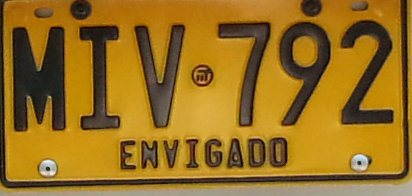
#> input picture images/placa_p.jpg, 412 x 196 px
$ python class_7_p3.py
#> lines starting #> are read from the running program, lines starting #| are printed output that depends on the picture; after the words box and inside, x2 and y2 are one past the last pixel; in counts of white or black regions, pixels touching at a corner belong together
# -*- coding: utf-8 -*-
"""
Created on Thu Aug 22 17:45:46 2019

@author: luisf
"""


# =============================================================================
# DIP CLASS 7
#
#P3: #analyzing the number plate
#
# =============================================================================

import cv2
import os
import numpy as np
import matplotlib.pyplot as plt
root = os.path.abspath(os.getcwd()) + '/images'

#loading the number plate and converting to gray scale
plate = cv2.imread(root + '/placa_p.jpg')
#> plate is the input picture: shape (196, 412, 3); mean B, G, R 31.7, 110.8, 149.7
plateg = cv2.cvtColor(plate, cv2.COLOR_BGR2GRAY)
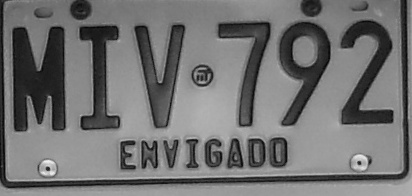
#> plateg: shape (196, 412); min 4, max 239, mean 113.5

#applying threshold
plateg[plateg>115] = 255
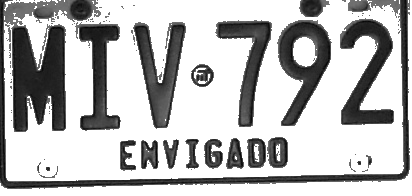
#> plateg: shape (196, 412); min 4, max 255, mean 184.9
plateg[plateg<255] = 0
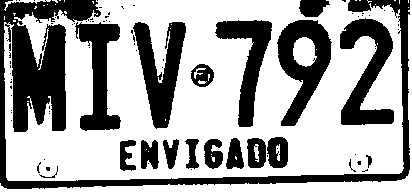
#> plateg: shape (196, 412); 64.3% white; 83 black regions (64 under 20 px), largest, box (x1, y1, x2, y2) and area: (0, 0, 410, 189) 11561, (277, 20, 332, 126) 2870, (340, 18, 394, 125) 2833

#inverting so the text is bright and the background black
plateg = 255 - plateg
#summing the values of the rows for each columnleaving only rows with the sums
sump = np.sum(plateg, axis=1)
#> sump = 196 values, max 92565 at index 181, min 0 at index 189, mean 37460.3

#we can observe where the text lies. the last spike is the bottom border
#because is acontinous line along the columns
fig,  ax = plt.subplots(2,1)
ax[0].imshow(plateg)
ax[1].plot(sump)
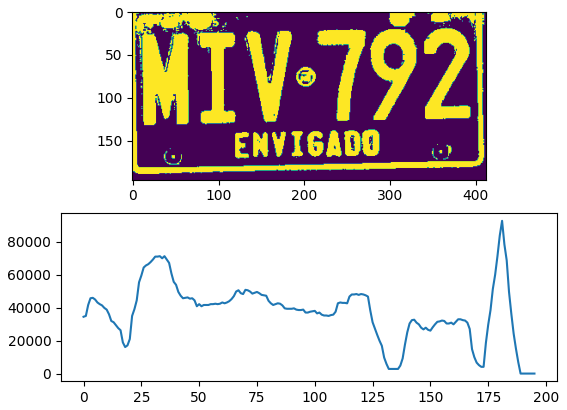
#> figure drawn by matplotlib, 2 panels; panel 2: curve peaks at x = 181, y = 92565

$ run again, with images/GitS.jpg copied over images/placa_p.jpg
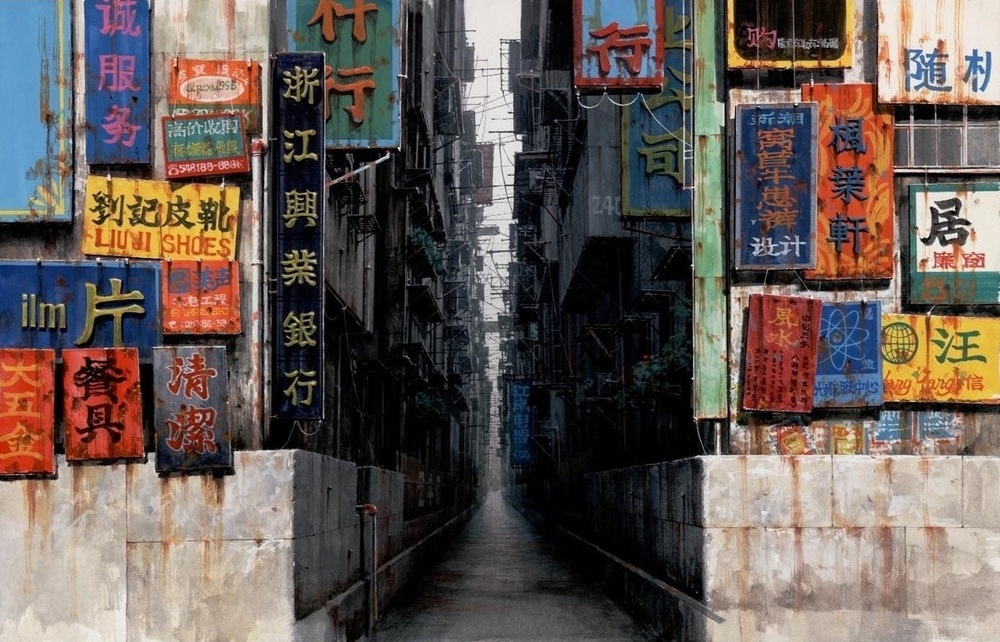
#> input picture images/GitS.jpg, 1000 x 642 px, shrunk from 1385 x 889 before the run
#> plate is the input picture: shape (642, 1000, 3); mean B, G, R 86.3, 91.1, 101.8
#> `plateg[plateg<255] = 0`:
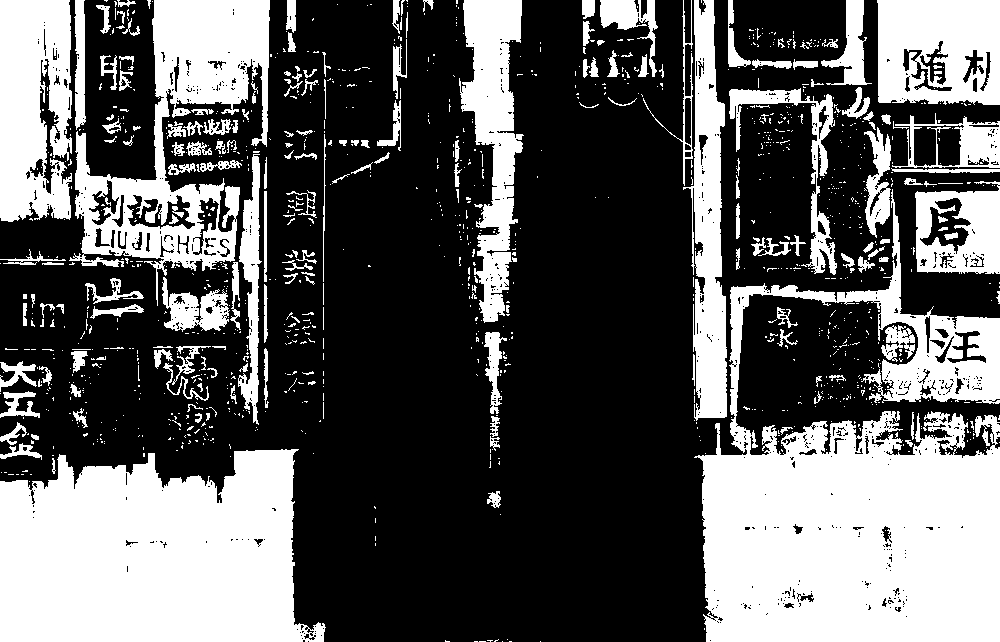
#> plateg: shape (642, 1000); 36.6% white; 1204 white regions (1007 under 20 px), largest, box (x1, y1, x2, y2) and area: (694, 189, 1000, 642) 71785, (0, 449, 326, 642) 50822, (69, 0, 270, 306) 21974
#> sump = 642 values, max 237915 at index 406, min 92055 at index 641, mean 161608.4
#> `ax[1].plot(sump)`:
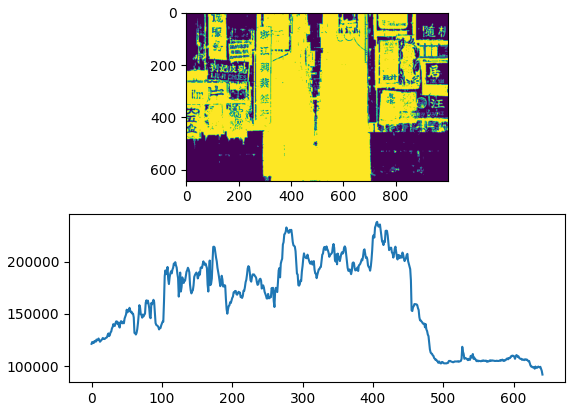
#> figure drawn by matplotlib, 2 panels; panel 2: curve peaks at x = 406, y = 237915

$ run again, with images/cafe.JPG copied over images/placa_p.jpg
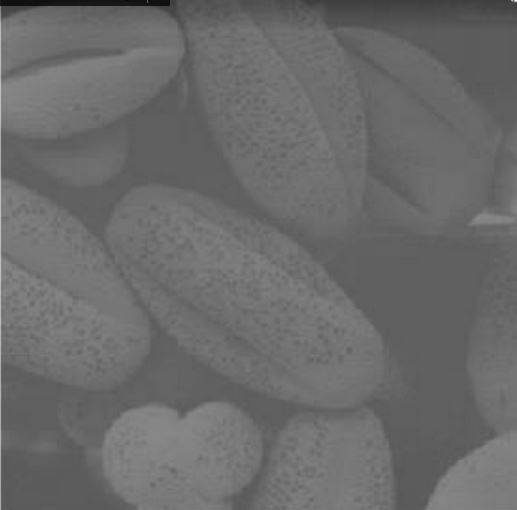
#> input picture images/cafe.JPG, 517 x 510 px
#> plate is the input picture: shape (510, 517, 3); min 5, max 255, mean 106.7
#> `plateg[plateg<255] = 0`:
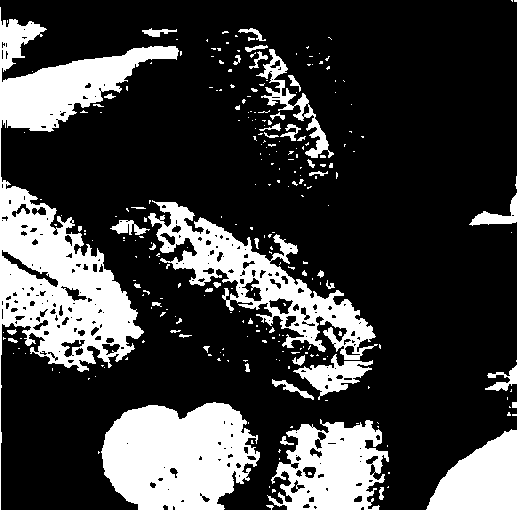
#> plateg: shape (510, 517); 24.3% white; 272 white regions (224 under 20 px), largest, box (x1, y1, x2, y2) and area: (0, 7, 179, 510) 22547, (101, 402, 260, 510) 12982, (148, 200, 378, 360) 9643
#> sump = 510 values, max 131835 at index 2, min 53040 at index 479, mean 99757
#> `ax[1].plot(sump)`:
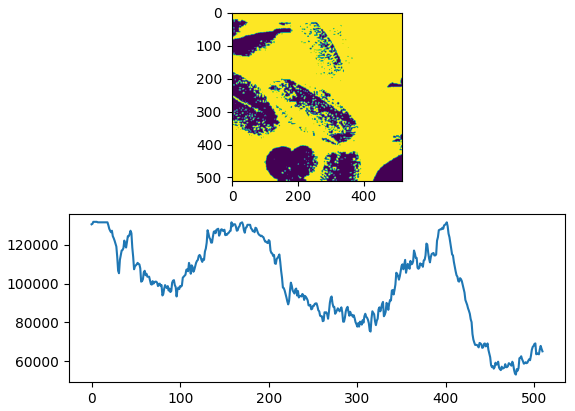
#> figure drawn by matplotlib, 2 panels; panel 2: curve peaks at x = 2, y = 131835
